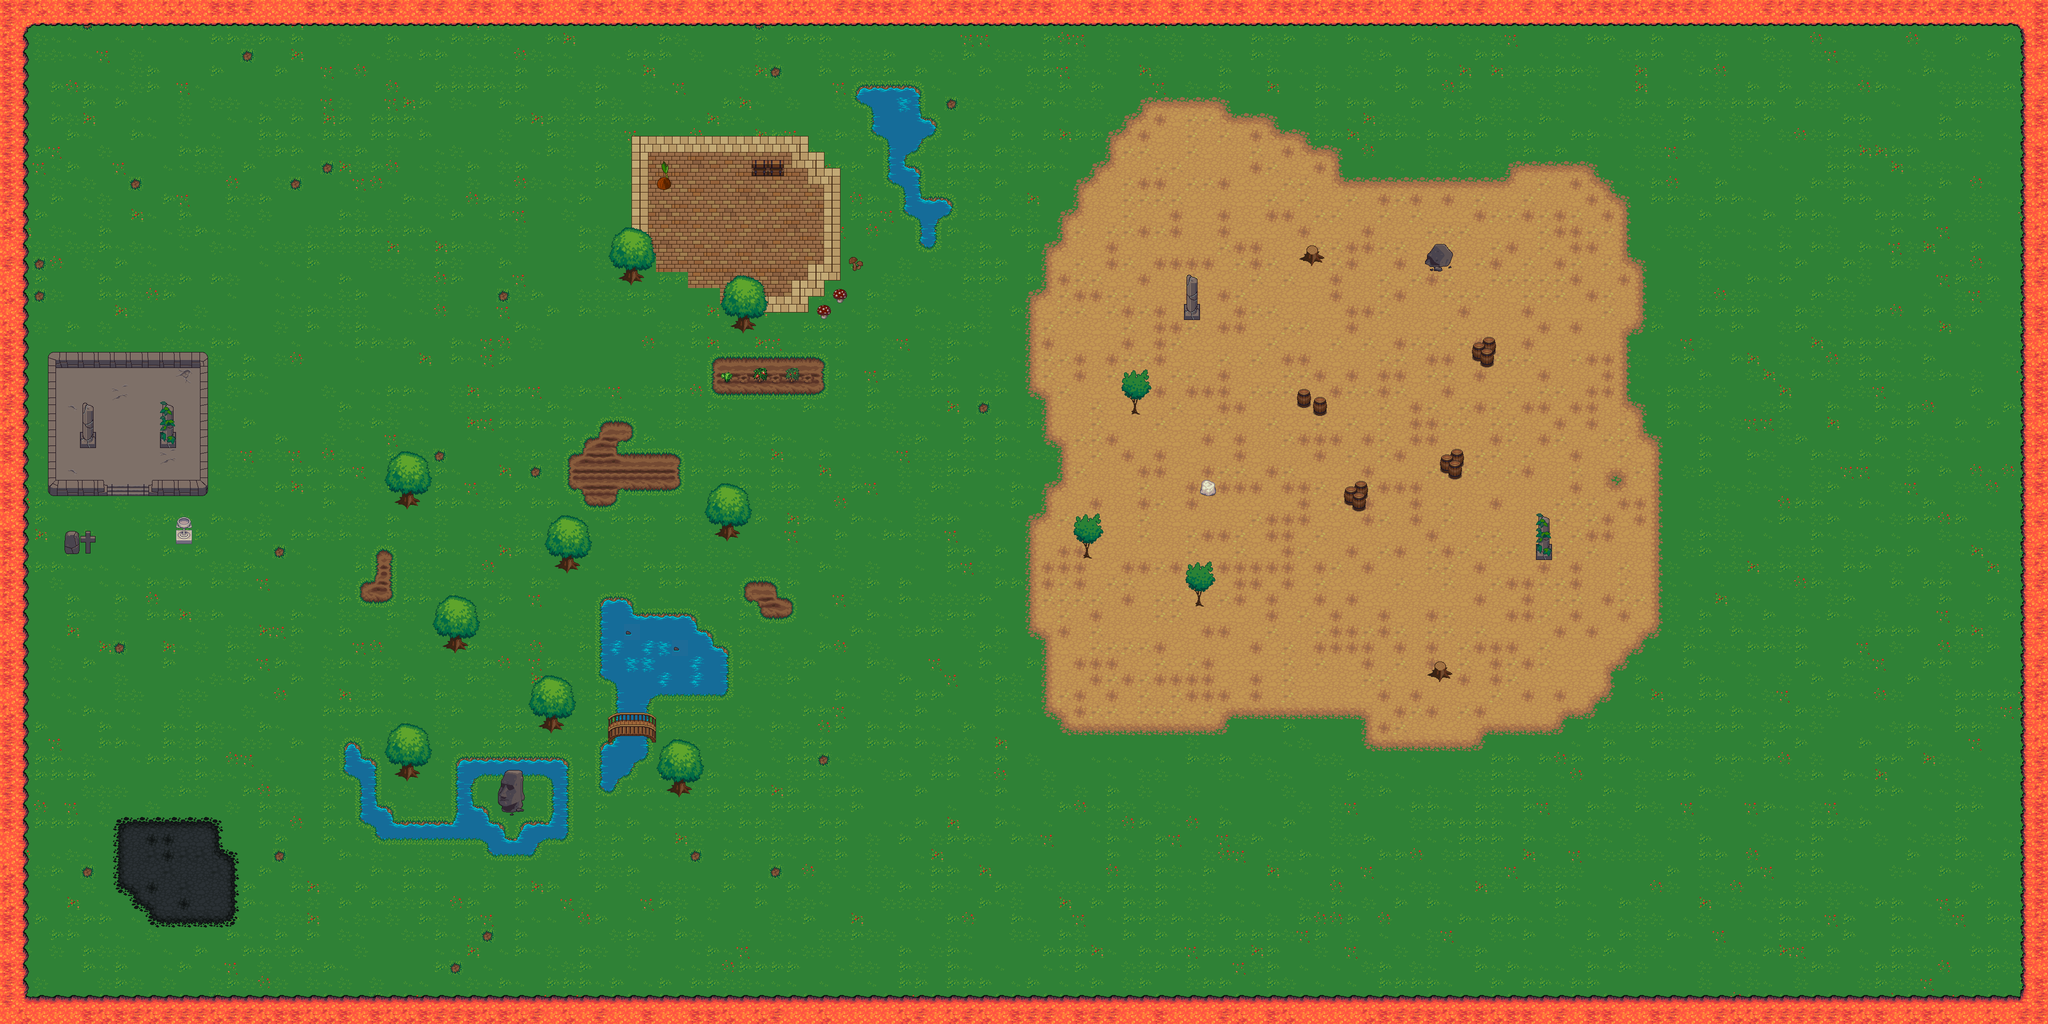

A 2D game scene composited from a Tiled map and its tileset images. What follows is a short description and the map's XML, with each tile layer's data collapsed to a summary:
An orthogonal 128x64 tile map with 32x32 px tiles, 3 tile layers (Ground, Decoration below, Decoration above), 2 tilesets and 119 objects (48x Spider, 2x Spider spawner, Player, Gunnar (NPC)).

<map version="1.10" tiledversion="1.10.2" orientation="orthogonal" renderorder="right-down" width="128" height="64" tilewidth="32" tileheight="32" infinite="0" nextlayerid="8" nextobjectid="200">
 <editorsettings>
  <export target="map.lua" format="lua" />
 </editorsettings>
 <tileset firstgid="1" name="terrain_atlas" tilewidth="32" tileheight="32" tilecount="1024" columns="32">
  <image source="sprites/Atlas/terrain_atlas.png" width="1024" height="1024" />
  <tile id="118" probability="20" />
  <tile id="181" probability="10" />
  <tile id="182" probability="10" />
  <tile id="183" probability="10" />
  <tile id="391" probability="20" />
  <tile id="565" probability="2" />
  <tile id="566" probability="2" />
  <tile id="567" probability="2" />
  <wangsets>
   <wangset name="Forest" type="corner" tile="310">
    <wangcolor name="Water" color="#ff0000" tile="391" probability="1" />
    <wangcolor name="Grass" color="#00ff00" tile="118" probability="1" />
    <wangcolor name="Dirt" color="#0000ff" tile="-1" probability="1" />
    <wangtile tileid="118" wangid="0,2,0,2,0,2,0,2" />
    <wangtile tileid="181" wangid="0,2,0,2,0,2,0,2" />
    <wangtile tileid="182" wangid="0,2,0,2,0,2,0,2" />
    <wangtile tileid="183" wangid="0,2,0,2,0,2,0,2" />
    <wangtile tileid="295" wangid="0,1,0,2,0,1,0,1" />
    <wangtile tileid="296" wangid="0,1,0,1,0,2,0,1" />
    <wangtile tileid="327" wangid="0,2,0,1,0,1,0,1" />
    <wangtile tileid="328" wangid="0,1,0,1,0,1,0,2" />
    <wangtile tileid="358" wangid="0,2,0,1,0,2,0,2" />
    <wangtile tileid="359" wangid="0,2,0,1,0,1,0,2" />
    <wangtile tileid="360" wangid="0,2,0,2,0,1,0,2" />
    <wangtile tileid="373" wangid="0,2,0,2,0,2,0,2" />
    <wangtile tileid="374" wangid="0,2,0,2,0,2,0,2" />
    <wangtile tileid="375" wangid="0,2,0,2,0,2,0,2" />
    <wangtile tileid="390" wangid="0,1,0,1,0,2,0,2" />
    <wangtile tileid="391" wangid="0,1,0,1,0,1,0,1" />
    <wangtile tileid="392" wangid="0,2,0,2,0,1,0,1" />
    <wangtile tileid="422" wangid="0,1,0,2,0,2,0,2" />
    <wangtile tileid="423" wangid="0,1,0,2,0,2,0,1" />
    <wangtile tileid="424" wangid="0,2,0,2,0,2,0,1" />
    <wangtile tileid="454" wangid="0,1,0,1,0,1,0,1" />
    <wangtile tileid="485" wangid="0,2,0,2,0,2,0,2" />
    <wangtile tileid="486" wangid="0,3,0,2,0,3,0,3" />
    <wangtile tileid="487" wangid="0,3,0,3,0,2,0,3" />
    <wangtile tileid="518" wangid="0,2,0,3,0,3,0,3" />
    <wangtile tileid="519" wangid="0,3,0,3,0,3,0,2" />
    <wangtile tileid="549" wangid="0,2,0,3,0,2,0,2" />
    <wangtile tileid="550" wangid="0,2,0,3,0,3,0,2" />
    <wangtile tileid="551" wangid="0,2,0,2,0,3,0,2" />
    <wangtile tileid="565" wangid="0,1,0,1,0,1,0,1" />
    <wangtile tileid="566" wangid="0,1,0,1,0,1,0,1" />
    <wangtile tileid="567" wangid="0,1,0,1,0,1,0,1" />
    <wangtile tileid="581" wangid="0,3,0,3,0,2,0,2" />
    <wangtile tileid="582" wangid="0,3,0,3,0,3,0,3" />
    <wangtile tileid="583" wangid="0,2,0,2,0,3,0,3" />
    <wangtile tileid="613" wangid="0,3,0,2,0,2,0,2" />
    <wangtile tileid="614" wangid="0,3,0,2,0,2,0,3" />
    <wangtile tileid="615" wangid="0,2,0,2,0,2,0,3" />
   </wangset>
   <wangset name="The void" type="corner" tile="-1">
    <wangcolor name="" color="#ff0000" tile="-1" probability="1" />
    <wangtile tileid="28" wangid="0,1,0,0,0,1,0,1" />
    <wangtile tileid="29" wangid="0,1,0,1,0,0,0,1" />
    <wangtile tileid="60" wangid="0,0,0,1,0,1,0,1" />
    <wangtile tileid="61" wangid="0,1,0,1,0,1,0,0" />
    <wangtile tileid="91" wangid="0,0,0,1,0,0,0,0" />
    <wangtile tileid="92" wangid="0,0,0,1,0,1,0,0" />
    <wangtile tileid="93" wangid="0,0,0,0,0,1,0,0" />
    <wangtile tileid="123" wangid="0,1,0,1,0,0,0,0" />
    <wangtile tileid="124" wangid="0,1,0,1,0,1,0,1" />
    <wangtile tileid="125" wangid="0,0,0,0,0,1,0,1" />
    <wangtile tileid="155" wangid="0,1,0,0,0,0,0,0" />
    <wangtile tileid="156" wangid="0,1,0,0,0,0,0,1" />
    <wangtile tileid="157" wangid="0,0,0,0,0,0,0,1" />
   </wangset>
   <wangset name="Lava" type="corner" tile="-1">
    <wangcolor name="" color="#99ed6f" tile="-1" probability="1" />
    <wangtile tileid="208" wangid="0,1,0,0,0,1,0,1" />
    <wangtile tileid="209" wangid="0,1,0,1,0,0,0,1" />
    <wangtile tileid="240" wangid="0,0,0,1,0,1,0,1" />
    <wangtile tileid="241" wangid="0,1,0,1,0,1,0,0" />
    <wangtile tileid="271" wangid="0,0,0,1,0,0,0,0" />
    <wangtile tileid="272" wangid="0,0,0,1,0,1,0,0" />
    <wangtile tileid="273" wangid="0,0,0,0,0,1,0,0" />
    <wangtile tileid="303" wangid="0,1,0,1,0,0,0,0" />
    <wangtile tileid="304" wangid="0,1,0,1,0,1,0,1" />
    <wangtile tileid="305" wangid="0,0,0,0,0,1,0,1" />
    <wangtile tileid="335" wangid="0,1,0,0,0,0,0,0" />
    <wangtile tileid="336" wangid="0,1,0,0,0,0,0,1" />
    <wangtile tileid="337" wangid="0,0,0,0,0,0,0,1" />
    <wangtile tileid="367" wangid="0,1,0,1,0,1,0,1" />
    <wangtile tileid="368" wangid="0,1,0,1,0,1,0,1" />
    <wangtile tileid="369" wangid="0,1,0,1,0,1,0,1" />
   </wangset>
   <wangset name="Tan brick" type="corner" tile="-1">
    <wangcolor name="" color="#ff0000" tile="982" probability="1" />
    <wangtile tileid="949" wangid="0,1,0,0,0,1,0,1" />
    <wangtile tileid="950" wangid="0,1,0,0,0,0,0,1" />
    <wangtile tileid="951" wangid="0,1,0,1,0,0,0,1" />
    <wangtile tileid="952" wangid="0,0,0,1,0,0,0,0" />
    <wangtile tileid="953" wangid="0,0,0,0,0,1,0,0" />
    <wangtile tileid="981" wangid="0,0,0,0,0,1,0,1" />
    <wangtile tileid="982" wangid="0,1,0,1,0,1,0,1" />
    <wangtile tileid="983" wangid="0,1,0,1,0,0,0,0" />
    <wangtile tileid="984" wangid="0,1,0,0,0,0,0,0" />
    <wangtile tileid="985" wangid="0,0,0,0,0,0,0,1" />
    <wangtile tileid="1013" wangid="0,0,0,1,0,1,0,1" />
    <wangtile tileid="1014" wangid="0,0,0,1,0,1,0,0" />
    <wangtile tileid="1015" wangid="0,1,0,1,0,1,0,0" />
   </wangset>
   <wangset name="Black stone" type="corner" tile="307">
    <wangcolor name="" color="#ff0000" tile="307" probability="1" />
    <wangtile tileid="211" wangid="0,1,0,0,0,1,0,1" />
    <wangtile tileid="212" wangid="0,1,0,1,0,0,0,1" />
    <wangtile tileid="243" wangid="0,0,0,1,0,1,0,1" />
    <wangtile tileid="244" wangid="0,1,0,1,0,1,0,0" />
    <wangtile tileid="274" wangid="0,0,0,1,0,0,0,0" />
    <wangtile tileid="275" wangid="0,0,0,1,0,1,0,0" />
    <wangtile tileid="276" wangid="0,0,0,0,0,1,0,0" />
    <wangtile tileid="306" wangid="0,1,0,1,0,0,0,0" />
    <wangtile tileid="307" wangid="0,1,0,1,0,1,0,1" />
    <wangtile tileid="308" wangid="0,0,0,0,0,1,0,1" />
    <wangtile tileid="338" wangid="0,1,0,0,0,0,0,0" />
    <wangtile tileid="339" wangid="0,1,0,0,0,0,0,1" />
    <wangtile tileid="340" wangid="0,0,0,0,0,0,0,1" />
    <wangtile tileid="370" wangid="0,1,0,1,0,1,0,1" />
    <wangtile tileid="371" wangid="0,1,0,1,0,1,0,1" />
    <wangtile tileid="372" wangid="0,1,0,1,0,1,0,1" />
   </wangset>
   <wangset name="Light mud" type="corner" tile="-1">
    <wangcolor name="" color="#ff0000" tile="-1" probability="1" />
    <wangtile tileid="16" wangid="0,1,0,0,0,1,0,1" />
    <wangtile tileid="17" wangid="0,1,0,1,0,0,0,1" />
    <wangtile tileid="48" wangid="0,0,0,1,0,1,0,1" />
    <wangtile tileid="49" wangid="0,1,0,1,0,1,0,0" />
    <wangtile tileid="79" wangid="0,0,0,1,0,0,0,0" />
    <wangtile tileid="80" wangid="0,0,0,1,0,1,0,0" />
    <wangtile tileid="81" wangid="0,0,0,0,0,1,0,0" />
    <wangtile tileid="111" wangid="0,1,0,1,0,0,0,0" />
    <wangtile tileid="112" wangid="0,1,0,1,0,1,0,1" />
    <wangtile tileid="113" wangid="0,0,0,0,0,1,0,1" />
    <wangtile tileid="143" wangid="0,1,0,0,0,0,0,0" />
    <wangtile tileid="144" wangid="0,1,0,0,0,0,0,1" />
    <wangtile tileid="145" wangid="0,0,0,0,0,0,0,1" />
    <wangtile tileid="175" wangid="0,1,0,1,0,1,0,1" />
    <wangtile tileid="176" wangid="0,1,0,1,0,1,0,1" />
    <wangtile tileid="177" wangid="0,1,0,1,0,1,0,1" />
   </wangset>
  </wangsets>
 </tileset>
 <tileset firstgid="1025" name="base_out_atlas" tilewidth="32" tileheight="32" tilecount="1024" columns="32">
  <image source="sprites/Atlas/base_out_atlas.png" width="1024" height="1024" />
 </tileset>
 <layer id="1" name="Ground" width="128" height="64">
  <data>[8192 cells, 8192 non-empty, 49 distinct tile ids]</data>
 </layer>
 <layer id="5" name="Decoration below" width="128" height="64">
  <data>[8192 cells, 2318 non-empty, 83 distinct tile ids]</data>
 </layer>
 <objectgroup id="3" name="Sprites" />
 <layer id="2" name="Decoration above" width="128" height="64">
  <data>[8192 cells, 180 non-empty, 52 distinct tile ids]</data>
 </layer>
 <objectgroup color="#b50f00" id="4" name="HighTerrain">
  <object id="9" x="1108.8" y="1116.67" width="50.9009" height="30.0316" />
  <object id="10" x="883.816" y="1280.06" width="53.955" height="26.9775" />
  <object id="11" x="1076.22" y="1438.87" width="51.919" height="24.9415" />
  <object id="12" x="1331.24" y="1568.67" width="54.973" height="26.9775" />
  <object id="13" x="788.122" y="1535.59" width="52.428" height="26.9775" />
  <object id="14" x="788.122" y="991.455" width="51.919" height="26.9775" />
  <object id="15" x="1428.97" y="1056.1" width="50.9009" height="26.4685" />
  <object id="39" x="352" y="1056" width="32" height="32" />
  <object id="40" x="128" y="1088" width="64" height="32" />
  <object id="41" x="96" y="960" width="128" height="32" />
  <object id="42" x="288" y="960" width="128" height="32" />
  <object id="43" x="384" y="736" width="32" height="224" />
  <object id="44" x="96" y="704" width="320" height="32" />
  <object id="45" x="96" y="736" width="32" height="224" />
  <object id="46" x="160" y="864" width="32" height="32" />
  <object id="47" x="320" y="864" width="32" height="32" />
  <object id="157" x="1248" y="256" width="384" height="64" />
  <object id="159" x="1632" y="288" width="32" height="288" />
  <object id="160" x="1664" y="320" width="32" height="256" />
  <object id="161" x="1600" y="512" width="32" height="128" />
  <object id="162" x="1632" y="608" width="32" height="32" />
  <object id="163" x="1664" y="576" width="32" height="32" />
  <object id="164" x="1696" y="512" width="32" height="32" />
  <object id="165" x="1568" y="544" width="32" height="96" />
  <object id="166" x="1472" y="576" width="96" height="64" />
  <object id="167" x="1472" y="640" width="32" height="32" />
  <object id="168" x="1248" y="544" width="32" height="32" />
  <object id="169" x="1248" y="320" width="64" height="192" />
  <object id="170" x="1312" y="352" width="32" height="32" />
  <object id="171" x="1504" y="320" width="64" height="32" />
  <object id="185" x="2369" y="609" width="29" height="31" />
  <object id="186" x="2257" y="808" width="26" height="24" />
  <object id="187" x="2590" y="790" width="32" height="28" />
  <object id="188" x="2621" y="805" width="37" height="27" />
  <object id="189" x="2399" y="955" width="32" height="39" />
  <object id="190" x="2160" y="1098" width="27" height="25" />
  <object id="191" x="2385" y="1195" width="27" height="24" />
  <object id="192" x="2688" y="982" width="45" height="42" />
  <object id="193" x="2880" y="918" width="48" height="39" />
  <object id="194" x="2946" y="692" width="43" height="43" />
  <object id="195" x="2851" y="485" width="51" height="57" />
  <object id="196" x="2608" y="501" width="31" height="28" />
  <object id="197" x="3070" y="1088" width="34" height="32" />
  <object id="198" x="2867" y="1335" width="23" height="27" />
 </objectgroup>
 <objectgroup color="#1f1f9d" id="6" name="LowTerrain">
  <object id="18" x="1184" y="1184" width="96" height="192" />
  <object id="19" x="1280" y="1216" width="128" height="192" />
  <object id="20" x="1408" y="1248" width="32" height="160" />
  <object id="21" x="1440" y="1280" width="32" height="128" />
  <object id="22" x="1216" y="1376" width="96" height="64" />
  <object id="23" x="1216" y="1472" width="96" height="64" />
  <object id="30" x="1216" y="1536" width="64" height="64" />
  <object id="31" x="1184" y="1472" width="32" height="128" />
  <object id="32" x="896" y="1504" width="256" height="192" />
  <object id="33" x="960" y="1696" width="128" height="32" />
  <object id="35" x="736" y="1632" width="160" height="64" />
  <object id="36" x="672" y="1472" width="64" height="96" />
  <object id="37" x="736" y="1536" width="32" height="96" />
  <object id="38" x="704" y="1568" width="32" height="64" />
  <object id="48" x="0" y="0" width="64" height="2048" />
  <object id="49" x="64" y="1984" width="4032" height="64" />
  <object id="50" x="4031.94" y="64" width="64" height="1920" />
  <object id="51" x="64" y="0" width="4032" height="64" />
  <object id="175" x="1696" y="160" width="160" height="64" />
  <object id="176" x="1728" y="224" width="160" height="64" />
  <object id="177" x="1760" y="288" width="96" height="96" />
  <object id="178" x="1792" y="384" width="128" height="64" />
  <object id="179" x="1824" y="448" width="64" height="64" />
 </objectgroup>
 <objectgroup id="7" name="Spawns">
  <object id="52" name="Player" x="256" y="1056">
   <properties>
    <property name="type" value="player" />
   </properties>
   <ellipse />
  </object>
  <object id="69" name="Spider" x="384" y="480">
   <properties>
    <property name="type" value="spider" />
   </properties>
   <ellipse />
  </object>
  <object id="107" name="Spider" x="480" y="480">
   <properties>
    <property name="type" value="spider" />
   </properties>
   <ellipse />
  </object>
  <object id="108" name="Spider" x="448" y="352">
   <properties>
    <property name="type" value="spider" />
   </properties>
   <ellipse />
  </object>
  <object id="109" name="Spider" x="352" y="352">
   <properties>
    <property name="type" value="spider" />
   </properties>
   <ellipse />
  </object>
  <object id="110" name="Spider" x="320" y="256">
   <properties>
    <property name="type" value="spider" />
   </properties>
   <ellipse />
  </object>
  <object id="111" name="Spider" x="480" y="256">
   <properties>
    <property name="type" value="spider" />
   </properties>
   <ellipse />
  </object>
  <object id="112" name="Spider" x="576" y="288">
   <properties>
    <property name="type" value="spider" />
   </properties>
   <ellipse />
  </object>
  <object id="113" name="Spider" x="576" y="384">
   <properties>
    <property name="type" value="spider" />
   </properties>
   <ellipse />
  </object>
  <object id="114" name="Spider" x="576" y="448">
   <properties>
    <property name="type" value="spider" />
   </properties>
   <ellipse />
  </object>
  <object id="115" name="Spider" x="416" y="416">
   <properties>
    <property name="type" value="spider" />
   </properties>
   <ellipse />
  </object>
  <object id="116" name="Spider" x="256" y="416">
   <properties>
    <property name="type" value="spider" />
   </properties>
   <ellipse />
  </object>
  <object id="117" name="Spider" x="1248" y="1088">
   <properties>
    <property name="type" value="spider" />
   </properties>
   <ellipse />
  </object>
  <object id="118" name="Spider" x="1376" y="1152">
   <properties>
    <property name="type" value="spider" />
   </properties>
   <ellipse />
  </object>
  <object id="119" name="Spider" x="1504" y="1280">
   <properties>
    <property name="type" value="spider" />
   </properties>
   <ellipse />
  </object>
  <object id="120" name="Spider" x="1440" y="1472">
   <properties>
    <property name="type" value="spider" />
   </properties>
   <ellipse />
  </object>
  <object id="121" name="Spider" x="1376" y="1472">
   <properties>
    <property name="type" value="spider" />
   </properties>
   <ellipse />
  </object>
  <object id="122" name="Spider" x="1152" y="1472">
   <properties>
    <property name="type" value="spider" />
   </properties>
   <ellipse />
  </object>
  <object id="123" name="Spider" x="960" y="1440">
   <properties>
    <property name="type" value="spider" />
   </properties>
   <ellipse />
  </object>
  <object id="124" name="Spider" x="1056" y="1312">
   <properties>
    <property name="type" value="spider" />
   </properties>
   <ellipse />
  </object>
  <object id="125" name="Spider" x="1120" y="1312">
   <properties>
    <property name="type" value="spider" />
   </properties>
   <ellipse />
  </object>
  <object id="126" name="Spider" x="1056" y="1216">
   <properties>
    <property name="type" value="spider" />
   </properties>
   <ellipse />
  </object>
  <object id="127" name="Spider" x="960" y="1152">
   <properties>
    <property name="type" value="spider" />
   </properties>
   <ellipse />
  </object>
  <object id="128" name="Spider" x="864" y="1376">
   <properties>
    <property name="type" value="spider" />
   </properties>
   <ellipse />
  </object>
  <object id="129" name="Spider" x="1920" y="1728">
   <properties>
    <property name="type" value="spider" />
   </properties>
   <ellipse />
  </object>
  <object id="130" name="Spider" x="1920" y="1824">
   <properties>
    <property name="type" value="spider" />
   </properties>
   <ellipse />
  </object>
  <object id="131" name="Spider" x="1824" y="1888">
   <properties>
    <property name="type" value="spider" />
   </properties>
   <ellipse />
  </object>
  <object id="132" name="Spider" x="1696" y="1888">
   <properties>
    <property name="type" value="spider" />
   </properties>
   <ellipse />
  </object>
  <object id="133" name="Spider" x="1568" y="1920">
   <properties>
    <property name="type" value="spider" />
   </properties>
   <ellipse />
  </object>
  <object id="134" name="Spider" x="1824" y="1792">
   <properties>
    <property name="type" value="spider" />
   </properties>
   <ellipse />
  </object>
  <object id="135" name="Spider" x="1728" y="1760">
   <properties>
    <property name="type" value="spider" />
   </properties>
   <ellipse />
  </object>
  <object id="136" name="Spider" x="1600" y="1792">
   <properties>
    <property name="type" value="spider" />
   </properties>
   <ellipse />
  </object>
  <object id="137" name="Spider" x="1664" y="1664">
   <properties>
    <property name="type" value="spider" />
   </properties>
   <ellipse />
  </object>
  <object id="138" name="Spider" x="1824" y="1632">
   <properties>
    <property name="type" value="spider" />
   </properties>
   <ellipse />
  </object>
  <object id="139" name="Spider" x="1504" y="1856">
   <properties>
    <property name="type" value="spider" />
   </properties>
   <ellipse />
  </object>
  <object id="140" name="Spider" x="1312" y="1888">
   <properties>
    <property name="type" value="spider" />
   </properties>
   <ellipse />
  </object>
  <object id="141" name="Spider" x="1184" y="1888">
   <properties>
    <property name="type" value="spider" />
   </properties>
   <ellipse />
  </object>
  <object id="142" name="Spider" x="1376" y="1792">
   <properties>
    <property name="type" value="spider" />
   </properties>
   <ellipse />
  </object>
  <object id="143" name="Spider" x="1440" y="1888">
   <properties>
    <property name="type" value="spider" />
   </properties>
   <ellipse />
  </object>
  <object id="144" name="Spider" x="1504" y="1728">
   <properties>
    <property name="type" value="spider" />
   </properties>
   <ellipse />
  </object>
  <object id="145" name="Spider" x="1568" y="1632">
   <properties>
    <property name="type" value="spider" />
   </properties>
   <ellipse />
  </object>
  <object id="146" name="Spider" x="1760" y="1696">
   <properties>
    <property name="type" value="spider" />
   </properties>
   <ellipse />
  </object>
  <object id="147" name="Spider" x="1888" y="1600">
   <properties>
    <property name="type" value="spider" />
   </properties>
   <ellipse />
  </object>
  <object id="148" name="Spider" x="1728" y="1600">
   <properties>
    <property name="type" value="spider" />
   </properties>
   <ellipse />
  </object>
  </objectgroup>
</map>
<!-- 8 of 119 objects omitted -->
